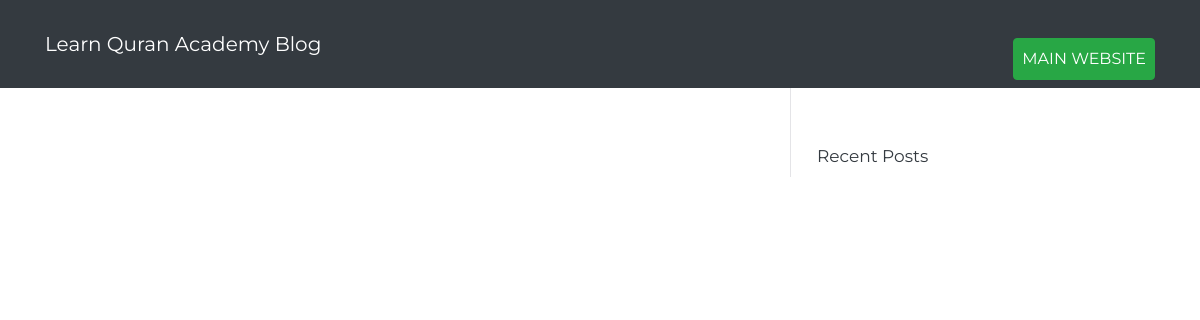
/blog/, run on an earlier commit of the app's database.
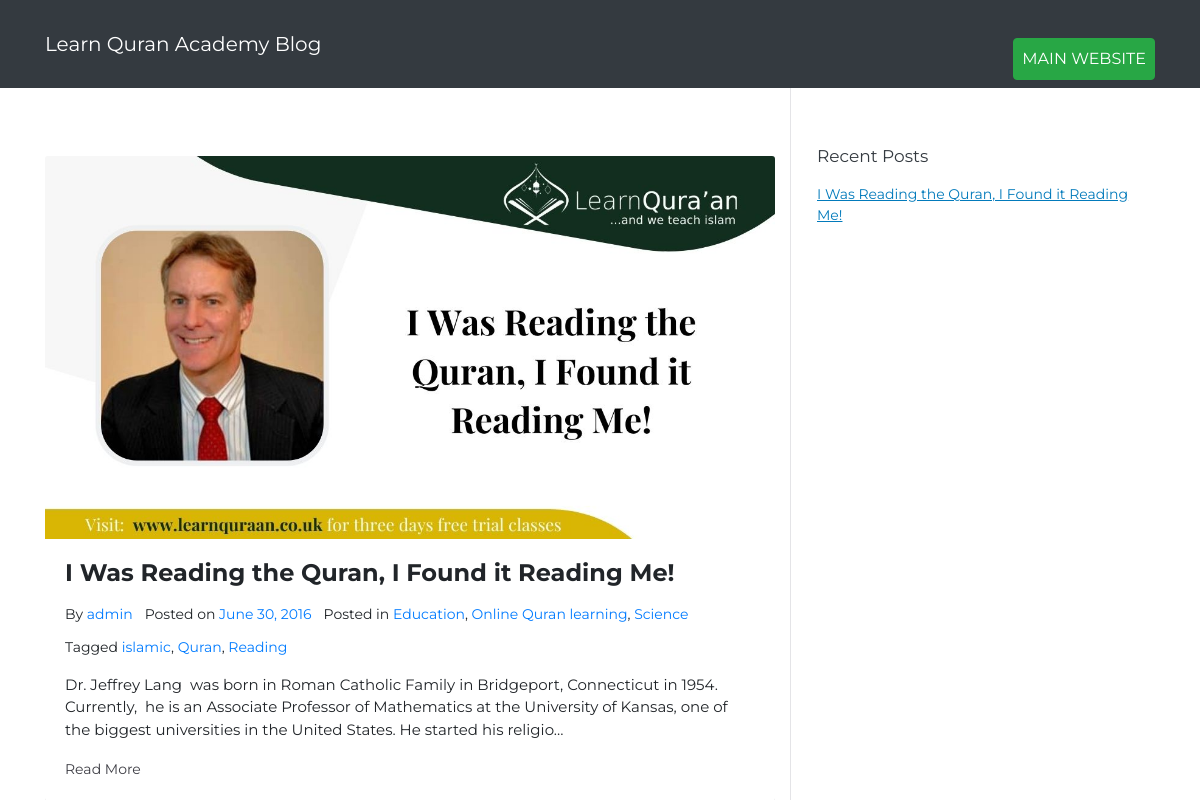
And on a later commit of the database.
### qot_app/models.py (models this page shows, shortened)
class Blog(models.Model):
    title = models.CharField(max_length=300)
    cover_image = models.FileField(upload_to='images/')
    description = RichTextField()  # Assuming you're using a RichTextField for rich content
    category = models.ManyToManyField(Category, related_name='blogs')
    tag = models.ManyToManyField(Tag, related_name='blogs')

class Category(models.Model):
    name = models.CharField(max_length=100)

class Tag(models.Model):
    name = models.CharField(max_length=100)

### qot_app/views.py (the view)
# urls.py: 2. Add a URL to urlpatterns:  path('blog/', include('blog.urls'))
def blog(request):
    blogs = Blog.objects.all()
    side_blogs = Blog.objects.all()[:5]
    return render(request, 'blog.html', {'blogs':blogs, 'side_blogs':side_blogs})

### templates/blog.html (shortened to what this page needs)
{% load static %}
<!DOCTYPE html>
<html lang="en">
  <head>
    <link href="https://maxcdn.bootstrapcdn.com/bootstrap/4.0.0/css/bootstrap.min.css" rel="stylesheet" />
    <link rel="stylesheet" href="{% static 'index.css' %}" />
  </head>
  <body>
    <header class="navbar navbar-expand-lg navbar-dark bg-dark">
      <nav class="container">
        <a class="navbar-brand" href="#">Learn Quran Academy Blog</a>
        <div class="collapse navbar-collapse" id="navbarNav">
          <ul class="navbar-nav ml-auto">
            <li class="nav-item">
              <a class="nav-link btn btn-success text-white" href="#">Main Website</a>
            </li>
          </ul>
        </div>
      </nav>
    </header>
    <div class="container">
      <div class="row">
        <div class="col-md-8 pt-5">
          {% for blog in blogs %}
            <div class="card">
              <img class="card-img-top" src="{% static '1.jpg' %}" alt="Card image cap" />
              <div class="card-body">
                <h5 class="card-title">{{ blog.title }}</h5>
              <div class="zak-entry-meta mt-3">
                <span class="zak-byline">
                  By
                  <span class="author vcard"><a class="url fn n" href="">admin</a></span>
                </span><span class="zak-posted-on">
                  Posted on
                  <a href="#" rel="bookmark"><time class="" datetime="">June 30, 2016</time></a>
                </span><span class="zak-cat-links">
                  Posted in
                  {% for category in blog.category.all %}
                    <a href="{% url 'blog_list_by_category' category_id=category.id %}" rel="category">{{ category.name }}</a>{% if not forloop.last %}, {% endif %}
                {% endfor %}
                </span>
                <span class="zak-tags-links">
                  Tagged
                  {% for tag in blog.tag.all %}
                  <a href="/tag/{{tag.id}}/" rel="tag">{{tag.name}}</a>{% if not forloop.last %}, {% endif %}
                  {% endfor %}
              </div>
                <p id="description" class="card-text">{{ blog.description|truncatechars_html:250|safe }}</p>
                <a href="/blog/{{ blog.id }}/" style="color: #3F3F46 !important; font-size: 14px;">Read More</a>
              </div>
            </div>
          {% endfor %}
        </div>
        <div class="col-md-4" style="border-left: 1px solid #E4E4E7; padding-left: 6px;">
          <div class="list-group pt-5">
            <a class="list-group-item list-group-item-action text-dark" style="color: black; text-decoration: none; font-size: 17px; font-size: bold;">Recent Posts</a>
            {% for blog in side_blogs %}
            <a href="/blog/{{blog.id}}/" class="list-group-item list-group-item-action">{{blog.title}}</a>
            {% endfor %}
          </div>
        </div>
      </div>
    </div>
  </body>
</html>

### static/index.css (style rules this page uses)
* { font-family: "Playfair Display", serif; }
.container { max-width: 1140px !important; }
p { font-size: 15px; }
a { text-decoration: none; }
.nav-link { font-family: "Montserrat", sans-serif !important; text-transform: uppercase; font-size: 13px; color: #404040; line-height: 19.5px; }
.navbar-nav { gap: 7px; align-items: center; padding-top: 30px; padding-left: 30px; }
ul { list-style-type: none; padding: 0; }
a.btn { padding: 10px 30px; font-size: 1em; }

### templates/blog.html (style rules this page uses)
* { font-family: "Montserrat", sans-serif !important; }
.card { border-top: none; border-left: none; border-right: none; padding-top: 20px; }
.card-title { font-size: 24px; font-weight: bold; }
.card-text { font-size: 14px; }
.list-group-item { font-size: 14px; padding: 8px 20px 8px 20px; }
.list-group-item { border: none; color: #027abb; text-decoration: underline; }
.zak-entry-meta { display: -webkit-box; display: -ms-flexbox; display: flex; -ms-flex-wrap: wrap; flex-wrap: wrap; gap: 12px; margin-top: 10px; border: 0 solid #e4e4e7; font-size: 14px; width: 100%; max-width: 1250px; margin: auto; }

What changed in the data, as far as the page shows it:
added Blog: title "I Was Reading the Quran, I Found it Reading Me!", description "Dr. Jeffrey Lang was born in Roman Catholic Family in Bridgeport, Connecticut in 1954. Currently, he is an Associate Professor of Mathematics at the University of Kansas, one of the biggest universities in the United States. He started his religio…"
added Category: name "Education"
added Category: name "Online Quran learning"
added Category: name "Science"
added Tag: name "islamic"
added Tag: name "Quran"
added Tag: name "Reading"
